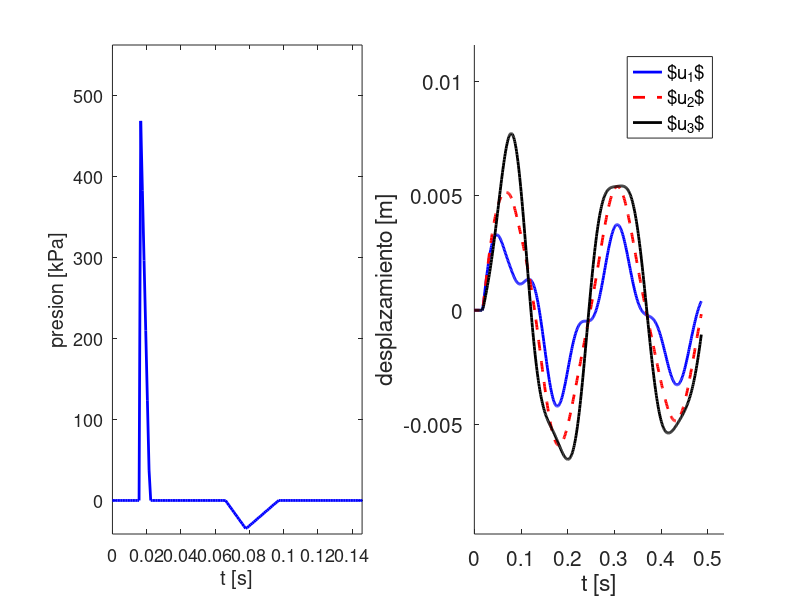

The MATLAB script that drew this image:
% Ejemplo de Metodo de Diferencia Centrada: Edificio Bajo Carga de Explosion %
clc, clear

% Definicion de la estructura
A     = 30; %m				Lado del Edificio
e     = 0.25; %m			Espesor Losa Piso
hv    = 0.7; %m			Altura Viga
bv    = 0.3; %m			Ancho Viga
muro  = 300; %kg/m2		Peso muro por uni. area
ncols = 16; %			Cantidad de Columnas (4x4)

a = 0.7; %m				Lado de Columna
E = 30e9; %N/m2			Mod. Young Hormigon
I = a^4/12; %m4
H = 3.5; %m				Altura Entre Pisos

% Definicion de Matriz de Rigidez
k = ncols * 12*E*I/H^3; %N/m
       %u1 u2 u3
K = k*[2 -1 0 ; -1 2 -1 ; 0 -1 1]; %N/m

% Definicion de Matriz de Masa
Mpiso  = 2500*(e*A^2+hv*bv*A*8); %kg
Mpilar = 2500*ncols*a^2*H; %kg
Mmuro  = muro*H*A*4*0.6; %kg
Mint   = Mpiso + Mpilar + Mmuro;
Msup   = Mpiso + Mpilar/2 + Mmuro/2;

M = diag([Mint, Mint, Msup]); %kg

% Definicion de Matriz Amortiguamiento
    % Usamos Rayleigh Damping: C = eta*M + delta*K
    % Amortiguamiento: 3% critico para 25rad/s y 106rad/s
C = 1.21*M + 4.6e-4*K;

% Calculo de Modos Normales
[PHI, w2] = eig(K,M);

w = sqrt(diag(w2)); %rad/s
f = w/2/pi; %Hz
T = 1./f %sec

% Calculo de Paso Critico para Diferencia Centrada
dtcr = min(T)/pi

% Definicion de Historia de Presiones y Fuerzas Laterales
Aint = A*H; %m2
Asup = A*H/2; %m2

% funcion analitica para evaluar presion triangular en el tiempo
press = @(t,ta,te,pr1,pr2) (pr1-(pr1-pr2)/te*(t-ta)).*and(t>ta,t<ta+te);

% historia de presion en el tiempo como suma de tramos lineales (triangulos)
pt = @(t) press(t,15.6e-3,6.2e-3,0.55e6,0)+ ...
          press(t,66.0e-3,11.9e-3,0,-0.035e6)+...
          press(t,77.9e-3,19.1e-3,-0.035e6,0); %N/m2

ft = @(t) pt(t)*[Aint;Aint;Asup]; %N

% Definicion de Condiciones Iniciales y Tiempo Final
t0 = 0; %sec
u0 = [0;0;0]; %m
v0 = [0;0;0]; %m
ac0 = M\(ft(t0)-C*v0-K*u0); % de ec de movimiento Mu.. + Ku = ft

tf = 2*max(T); % 2 periodos del modo fundamental

% Inicializacion Difrerencia Centrada
dt = dtcr/20;
a0 = 1/dt^2; a1=1/2/dt; a2=2*a0; a3=1/a2;

u(:,1) = u0 - dt*v0 + a3*ac0; % u(-dt)
u(:,2) = u0; % u(0)

Meff = a0*M+a1*C;   Keff = (K-a2*M);   M2 = a0*M-a1*C;

% Comienza Marcha en el Tiempo usando Diferencia Centrada
t(1) = -dt;   t(2) = t0;   k=2;
while t<tf
    feff = ft(t(k)) - Keff*u(:,k) - M2*u(:,k-1);
    u(:,k+1) = Meff\feff;
    acc(:,k) = a0*(u(:,k+1)-2*u(:,k)+u(:,k-1));
    vel(:,k) = a1*(u(:,k+1)-u(:,k-1));
    k=k+1;
    t(k)=t(k-1)+dt;
end

subplot(1,2,1),    plot(t,pt(t)/1e3,'-b','linewidth',2)
labx=xlabel('t [s]'), laby=ylabel('presion [kPa]')
axis([t0,0.3*max(t),1.2*min(min(pt(t)/1e3)),1.2*max(max(pt(t)/1e3))])
%~ title('Presion por Explosion')
fontsize = 13;

set(labx, "FontSize", fontsize); set(laby, "FontSize",fontsize);
set(gca, 'fontsize', fontsize )

fontsize = 15;

subplot(1,2,2), hold on
plot(t,u(1,:),'-b','linewidth',2)
plot(t,u(2,:),'r--','linewidth',2)
plot(t,u(3,:),'-k','linewidth',2)
hl = legend('$u_1$','$u_2$','$u_3$'), labx=xlabel('t [s]'), laby=ylabel('desplazamiento [m]')
axis([t0,1.1*max(t),1.5*min(min(u)),1.5*max(max(u))])
%~ title('Respuesta de la Estructura')
set(hl,'fontsize',13);
set(labx, "FontSize", fontsize); set(laby, "FontSize", fontsize);
set(gca, 'fontsize', fontsize )

print('Explicit','-depslatex');
